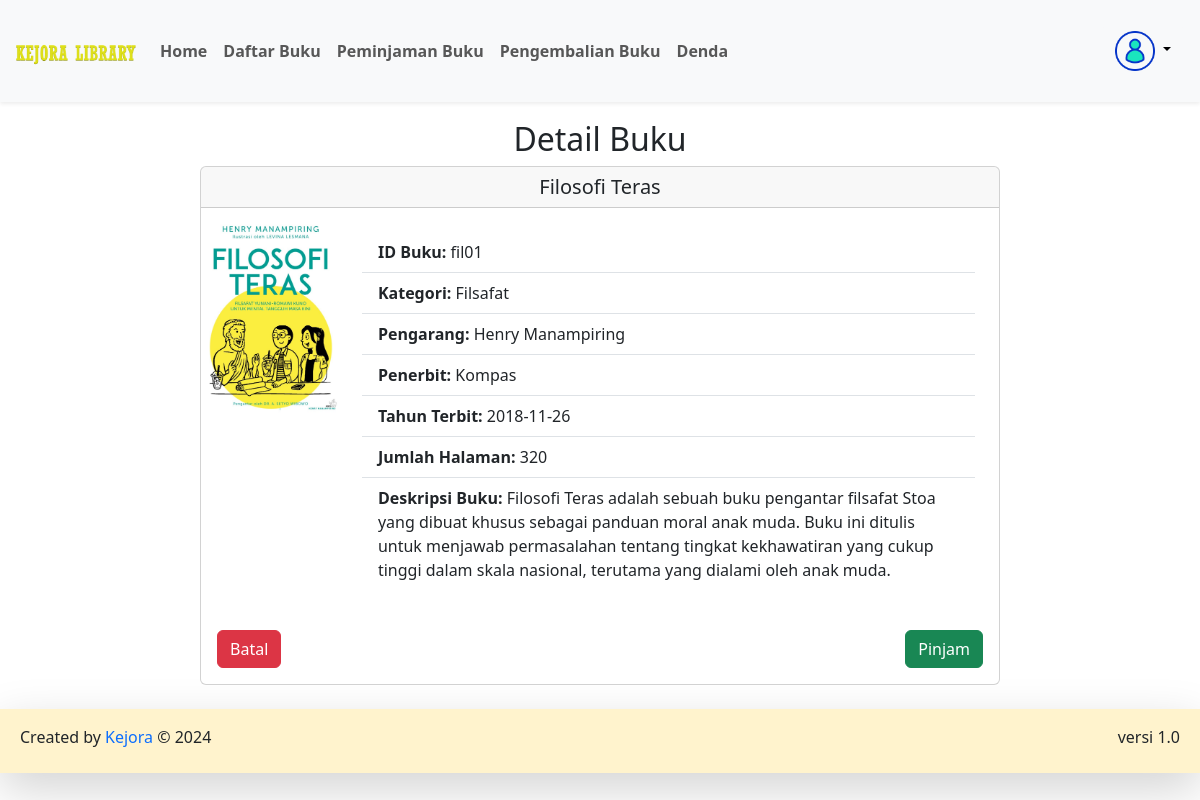
/user/bukuDetail.php?id=fil01, run on the app's committed database.
### tables this page shows
CREATE TABLE
  `buku` (
    `cover` varchar(255) NOT NULL,
    `id_buku` varchar(20) NOT NULL,
    `kategori` varchar(255) NOT NULL,
    `judul` varchar(255) NOT NULL,
    `pengarang` varchar(255) NOT NULL,
    `penerbit` varchar(255) NOT NULL,
    `tahun_terbit` date NOT NULL,
    `jumlah_halaman` int NOT NULL,
    `buku_deskripsi` text NOT NULL
  );

### config/config.php (called while the page is built, shortened)
<?php
$host = "127.0.0.1";
$username = "root";
$password = "";
$database_name = "kejora_library";
$connection = mysqli_connect($host, $username, $password, $database_name);
function queryReadData($dataKategori)
{
  global $connection;
  $result = mysqli_query($connection, $dataKategori);
  $items = [];
  while ($item = mysqli_fetch_assoc($result)) {
    $items[] = $item;
  }
  return $items;
}

### user/bukuDetail.php (the view, shortened to what this page needs)
<?php
require "../config/config.php";
$idBuku = $_GET["id"];
$query = queryReadData("SELECT * FROM buku WHERE id_buku = '$idBuku'");
?>
<!DOCTYPE html>
<html lang="en">
<head>
  <link href="../assets/bootstrap/bootstrap.min.css" rel="stylesheet">
</head>
<body>
  <?php include 'navbar.php'; ?>
  <div class="p-4 mt-5">
    <h2 class="mt-5 text-center font-weight-bold">Detail Buku</h2>
    <div class="d-flex justify-content-center">
      <div class="card" style="width: 50rem;">
        <?php foreach ($query as $item) : ?>
          <h5 class="card-header text-center"><?= $item["judul"]; ?></h5>
          <div class="d-flex p-2">
            <img src="../assets/buku/<?= $item["cover"]; ?>" class="card-img-left" alt="coverBuku" style="width: 150px; height: 200px; object-fit: cover;">
            <div class="card-body">
              <ul class="list-group list-group-flush">
                <li class="list-group-item"><strong>ID Buku:</strong> <?= $item["id_buku"]; ?></li>
                <li class="list-group-item"><strong>Kategori:</strong> <?= $item["kategori"]; ?></li>
                <li class="list-group-item"><strong>Pengarang:</strong> <?= $item["pengarang"]; ?></li>
                <li class="list-group-item"><strong>Penerbit:</strong> <?= $item["penerbit"]; ?></li>
                <li class="list-group-item"><strong>Tahun Terbit:</strong> <?= $item["tahun_terbit"]; ?></li>
                <li class="list-group-item"><strong>Jumlah Halaman:</strong> <?= $item["jumlah_halaman"]; ?></li>
                <li class="list-group-item"><strong>Deskripsi Buku:</strong> <?= $item["buku_deskripsi"]; ?></li>
              </ul>
            </div>
          </div>
          <div class="card-body d-flex justify-content-between">
            <a href="buku.php" class="btn btn-danger w-48">Batal</a>
            <a href="pinjamBuku.php?id=<?= $item["id_buku"]; ?>" class="btn btn-success w-48">Pinjam</a>
          </div>
        <?php endforeach; ?>
      </div>
    </div>
  </div>
  <footer class="bg-warning-subtle text-dark shadow-lg bg-subtle p-2">
    <div class="container-fluid d-flex justify-content-between">
      <p class="mt-2">Created by <span class="text-primary"> Kejora</span> © 2024</p>
      <p class="mt-2">versi 1.0</p>
    </div>
  </footer>
</body>
</html>

### data on the page
buku: judul "Filosofi Teras", cover (picture), id_buku "fil01", kategori "Filsafat", pengarang "Henry Manampiring", penerbit "Kompas", tahun_terbit "2018-11-26", jumlah_halaman "320", buku_deskripsi "Filosofi Teras adalah sebuah buku pengantar filsafat Stoa yang dibuat khusus sebagai panduan moral anak muda. Buku ini ditulis untuk menjawab permasalahan tentang tingkat kekhawatiran yang cukup tinggi dalam skala nasional, terutama yang dialami oleh anak muda."
